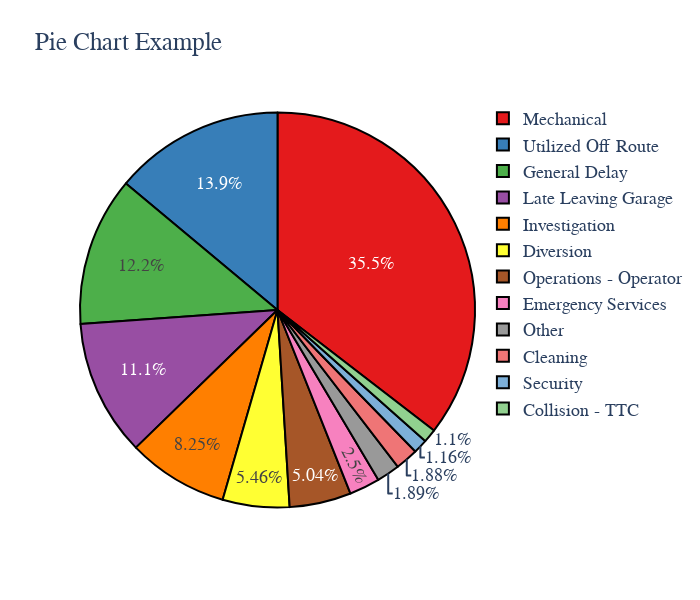

This figure's notebook cell:
### Code cell
import plotly.express as px

Incident_data = df_bus_delay['Incident'].value_counts().reset_index()
Incident_data_major = Incident_data[Incident_data['count'] >= 5000]
Incident_data_2=Incident_data
# Update the 'Incident' column to 'Other' for incidents with less than 5000 counts
Incident_data_2['Incident'] = Incident_data_2.apply(lambda row: 'Other' if row['count'] < 5000 else row['Incident'], axis=1)

# Set the size of the figure using the width and height parameters
fig = px.pie(
    Incident_data_2,
    names='Incident',
    values='count',
    title='Pie Chart Example',
    width=700,
    height=600,
    color_discrete_sequence=px.colors.qualitative.Set1  # Use a more vibrant color palette
)

fig.update_traces(
    texttemplate='',  # Set the text template to an empty string to hide percentages
    marker=dict(line=dict(color='black', width=2))  # Add borders to the pie chart
)

# Customize the text font
fig.update_layout(font=dict(family='Arial', size=18))

fig.show()

### Figure 1 — Plotly figure (JSON) as saved in the notebook; plotly's stock layout.template omitted (floating-point values rounded to 4 significant figures)
{"data": [{"domain": {"x": [0, 1], "y": [0, 1]}, "hovertemplate": "Incident=%{label}<br>count=%{value}<extra></extra>", "labels": ["Mechanical", "Utilized Off Route", "General Delay", "Late Leaving Garage", "Investigation", "Diversion", "Operations - Operator", "Emergency Services", "Cleaning", "Security", "Collision - TTC", "Other", "Other", "Other", "Other", "Other", "Other", "Other", "Other", "Other", "Other", "Other", "Other", "Other", "Other", "Other", "Other", "Other", "Other"], "legendgroup": "", "marker": {"line": {"color": "black", "width": 2}}, "name": "", "showlegend": true, "texttemplate": "", "type": "pie", "values": [208325, 81836, 71763, 65443, 48465, 32092, 29644, 14678, 11030, 6792, 6455, 2335, 2125, 1944, 1864, 1725, 484, 246, 167, 82, 59, 44, 39, 5, 4, 3, 3, 1, 1]}], "layout": {"font": {"family": "Arial", "size": 18}, "height": 600, "legend": {"tracegroupgap": 0}, "piecolorway": ["rgb(228,26,28)", "rgb(55,126,184)", "rgb(77,175,74)", "rgb(152,78,163)", "rgb(255,127,0)", "rgb(255,255,51)", "rgb(166,86,40)", "rgb(247,129,191)", "rgb(153,153,153)"], "title": {"text": "Pie Chart Example"}, "width": 700}}
